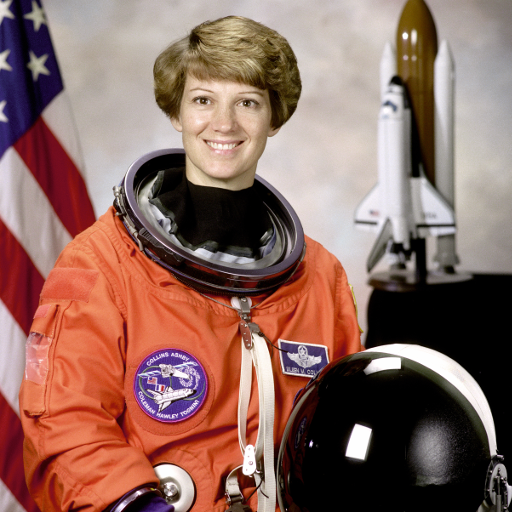
#> input picture skimage.data.astronaut(), 512 x 512 px
$ jupyter execute --allow-errors IP_colore.ipynb   (shell and % lines are left out)
#> lines starting #> are read from the running program, lines starting #| are printed output that depends on the picture; after the words box and inside, x2 and y2 are one past the last pixel; in counts of white or black regions, pixels touching at a corner belong together
#  Immagini a colori

[cell 1]
import numpy as np
import matplotlib.pyplot as plt

[cell 2]
from skimage import data, io

[cell 3]
img1 = data.astronaut() # scikit-image comes already with some images (try to use the <TAB> key on data.)
#> img1 is the input picture: shape (512, 512, 3); mean R, G, B 141.6, 105.8, 96.5
img2 = io.imread('images/parrot_small.jpg') # or you can load a custom one (see the folder 'images')
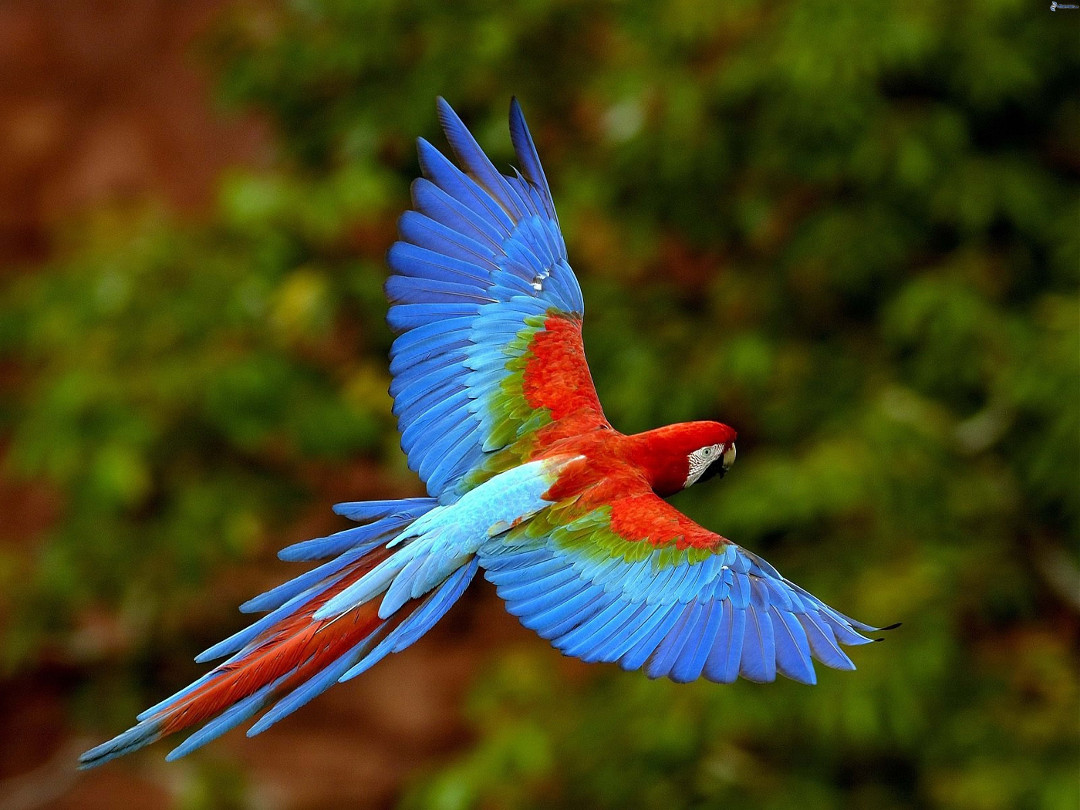
#> input picture notebooks/colore/colore/images/parrot_small.jpg, 1080 x 810 px
#> img2 is the input picture: shape (810, 1080, 3); mean R, G, B 68.9, 67.4, 32.6

plt.subplot(1,2,1)
plt.imshow(img1)

plt.subplot(1,2,2)
plt.imshow(img2);

### La struttura dati

[cell 4]
print("image data type is: {}".format(type(img1)))
#| image data type is: <class 'numpy.ndarray'>
print("image shape is: {}".format(img1.shape))
#| image shape is: (512, 512, 3)

Un'immagine `RGB` è memorizzata in un array tridimensionale(shape = **rows** $\mathbf{\times}$ **columns** $\mathbf{\times}$ **channels**). Possiamo analizzarlo a livelli o layer: le intensità di ogni canale sono memorizzate in una matrice


[cell 5]
R = img1[:,:,0]
G = img1[:,:,1]
B = img1[:,:,2]
print("R shape is: {}".format(R.shape))
#| R shape is: (512, 512)
print("G shape is: {}".format(G.shape))
#| G shape is: (512, 512)
print("B shape is: {}".format(B.shape))
#| B shape is: (512, 512)

Nota: ogni singolo canale è un'immagine che codifica <i>intensità<i>: diamo un'occhiata ai primi elementi dell'immagine <span style="color:red">rossa</span>

[cell 6]
print(R[:3,:5])
#| [[154 109  63  54  76]
#|  [177 144 113 106 128]
#|  [201 182 168 159 167]]

Qual è il range di valori di ogni singolo canale dell'immagine?

#> (a cell that did not finish here is left out)

Visualizziamo i tre canali: si tratta di tre immagini ad intensità, che misurano la quantità di rosso, di verde e di blu rispettivamente.

NB: Non fatevi ingannare dai falsi colori!!

[cell 8]
plt.figure(figsize=(15,5))

plt.subplot(1,3,1)
plt.imshow((R), cmap='Reds'); #cmap='Reds' <-- falsi colori
plt.colorbar(orientation='vertical')
plt.title('R')

plt.subplot(1,3,2)
plt.imshow((G), cmap='Greens');
plt.title('G')
plt.colorbar(orientation='vertical')

plt.subplot(1,3,3)
plt.imshow((B), cmap='Blues');
plt.title('B')
plt.colorbar(orientation='vertical')

plt.tight_layout() # a handy command that increases spacing between subplots

### <span style="color:red">R</span><span style="color:green">G</span><span style="color:blue">B</span> to grayscale conversion

Come possiamo trasformare un'immagine a colori in un'immagine a livelli di grigio? Esiste una formula che pesa le componenti in modo adeguato

$Y = 0.2125 \cdot R + 0.7154 \cdot G + 0.0721 \cdot B$

*I coefficienti rappresentano le intensità percepite dalla rappresentazione tricromatica umana: la sensibilità maggiore è sul verde, la minore sul blu* [cit. <a href="https://en.wikipedia.org/wiki/Grayscale">Wikipedia</a>]

La funzione qui di seguito implementa la conversione

[cell 9]
def my_rgb2gray(img):
    return 0.2125 * (img[:,:,0]) + 0.7154 * (img[:,:,1]) + 0.0721 * (img[:,:,2])

[cell 10]
##Code here
plt.imshow(my_rgb2gray(img1), cmap='gray'); # nota la mappa di colori scelta qui

Nella libreria `skimage` esiste una funzione già pronta **<a href="http://scikit-image.org/docs/dev/api/skimage.color.html#skimage.color.rgb2gray">color.rgb2gray</a>**.

## Segmentazione di colore

Il modo più semplice per effettuare segmentazione di colore è tramite sogliatura. Partiamo separando i 3 canali

[cell 11]
R = img2[:,:,0]
#> R: shape (810, 1080)
G = img2[:,:,1]
#> G: shape (810, 1080)
B = img2[:,:,2]
#> B: shape (810, 1080)

plt.figure(figsize=(15,5))

plt.subplot(1,3,1)
plt.imshow((R), cmap='Reds'); #cmap='Reds' <-- falsi colori
plt.colorbar(orientation='vertical')
plt.title('R')

plt.subplot(1,3,2)
plt.imshow((G), cmap='Greens');
plt.title('G')
plt.colorbar(orientation='vertical')

plt.subplot(1,3,3)
plt.imshow((B), cmap='Blues');
plt.title('B')
plt.colorbar(orientation='vertical')

plt.tight_layout() # a handy command that increases spacing between subplots

Notate l'uso dell'operatore relazionale

[cell 12]
mask = (B > 100)
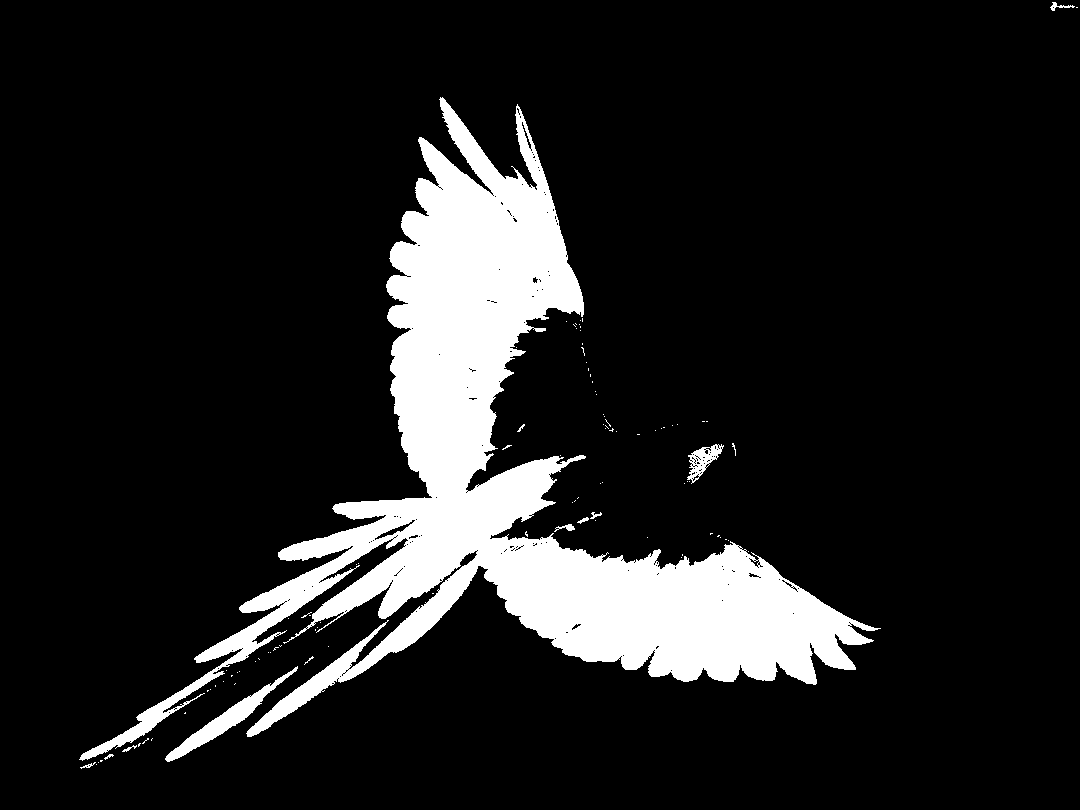
#> mask: shape (810, 1080) bool; 12.7% white; 101 white regions (90 under 20 px), largest, box (x1, y1, x2, y2) and area: (79, 97, 881, 761) 108148, (165, 666, 298, 762) 1832, (687, 444, 724, 484) 580
plt.imshow(mask, cmap='gray');

[cell 13]
mask3=np.copy(img2)
mask3[:,:,0]=mask
mask3[:,:,1]=mask
plt.imshow(mask3, cmap='gray');

## Spazio HSV

[cell 14]
from skimage.color import rgb2hsv
hsv_img = rgb2hsv(img2)
#> hsv_img: shape (810, 1080, 3) float64; mean of channels 0, 1, 2 0.214, 0.869, 0.355
H = hsv_img[:, :, 0]
S = hsv_img[:, :, 1]
V = hsv_img[:, :, 2]
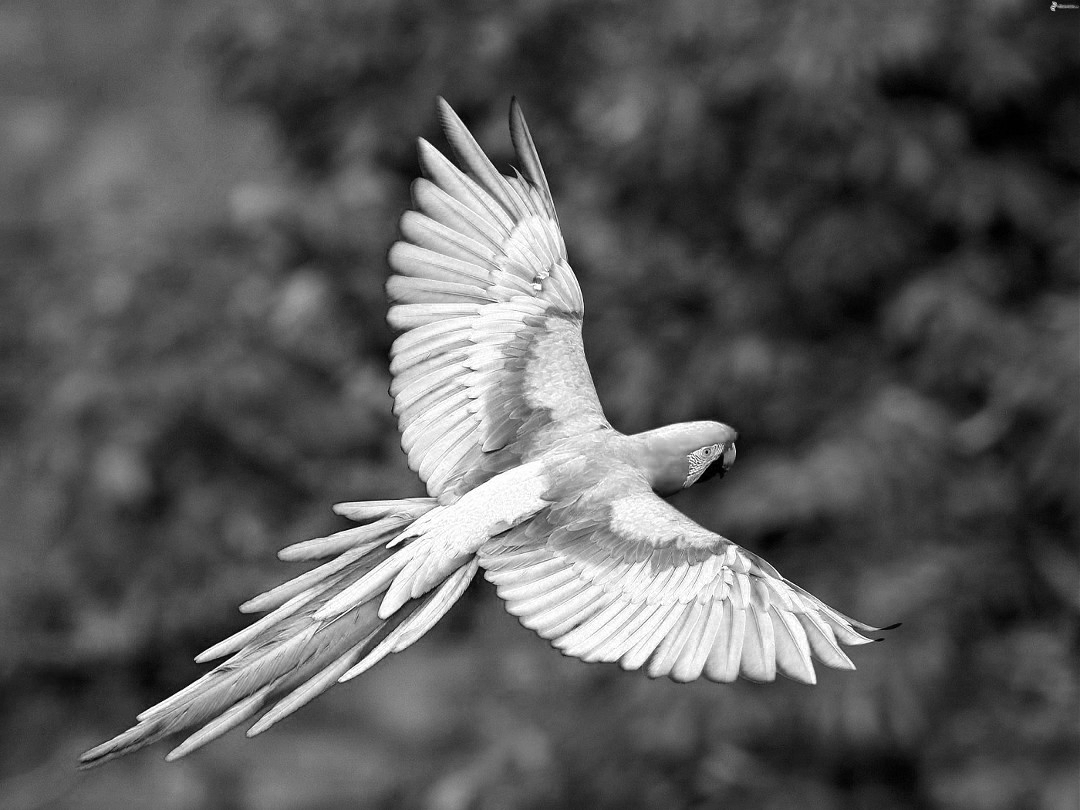
#> V: shape (810, 1080) float64; min 0, max 1, mean 0.355

plt.figure(figsize=(15,5))

plt.subplot(1,4,1)
plt.imshow(img2);
#plt.colorbar(orientation='vertical')
plt.title('Image')

plt.subplot(1,4,2)
plt.imshow((H), cmap='hsv');
plt.colorbar(orientation='vertical')
plt.title('Hue')

plt.subplot(1,4,3)
plt.imshow(S,cmap='gray');
plt.title('Saturation')
plt.colorbar(orientation='vertical')

plt.subplot(1,4,4)
plt.imshow(V, cmap='gray');
plt.title('Value')
plt.colorbar(orientation='vertical')

#> (the rest of this cell did not finish here and is left out)

[cell 15]
mask_brown1 = (H<0.12)
#> mask_brown1: shape (810, 1080) bool; 23.4% white; 260 white regions (211 under 20 px), largest, box (x1, y1, x2, y2) and area: (0, 544, 619, 810) 67536, (0, 0, 283, 286) 56869, (520, 311, 761, 552) 23423
mask_brown2 = (H>0.05)
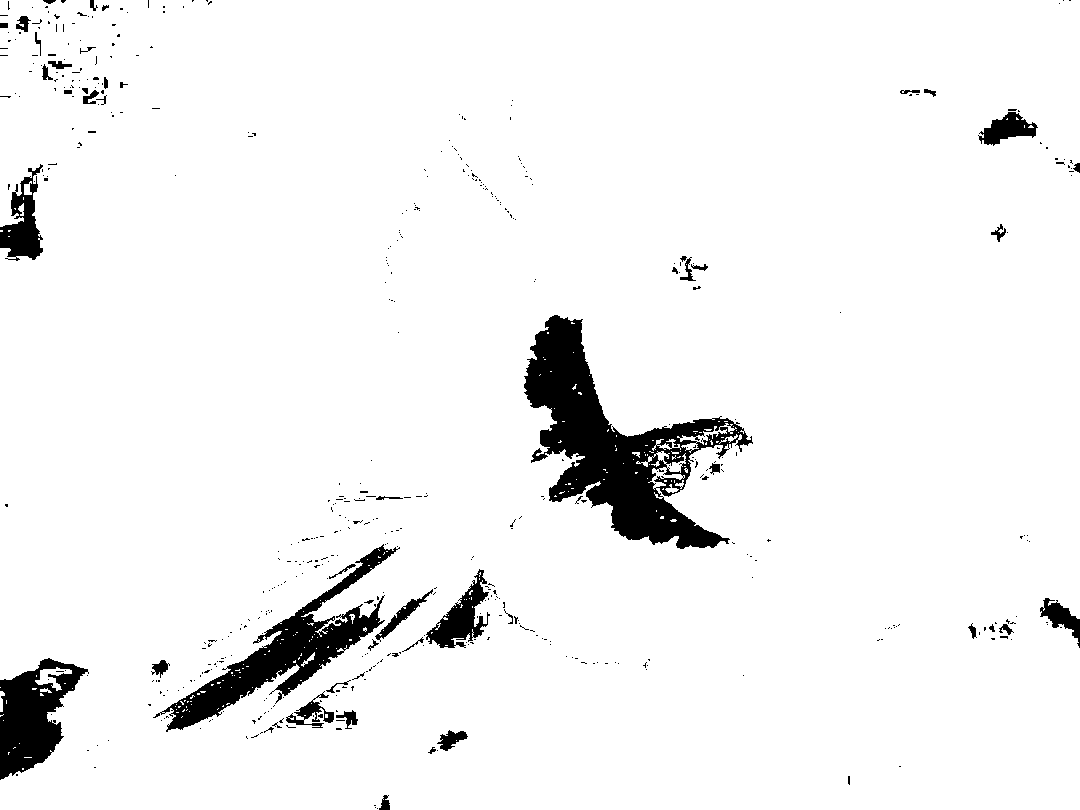
#> mask_brown2: shape (810, 1080) bool; 94.8% white; 519 black regions (469 under 20 px), largest, box (x1, y1, x2, y2) and area: (524, 315, 753, 549) 18898, (153, 544, 400, 732) 9253, (0, 658, 89, 780) 5692
mask_brown = mask_brown1&mask_brown2
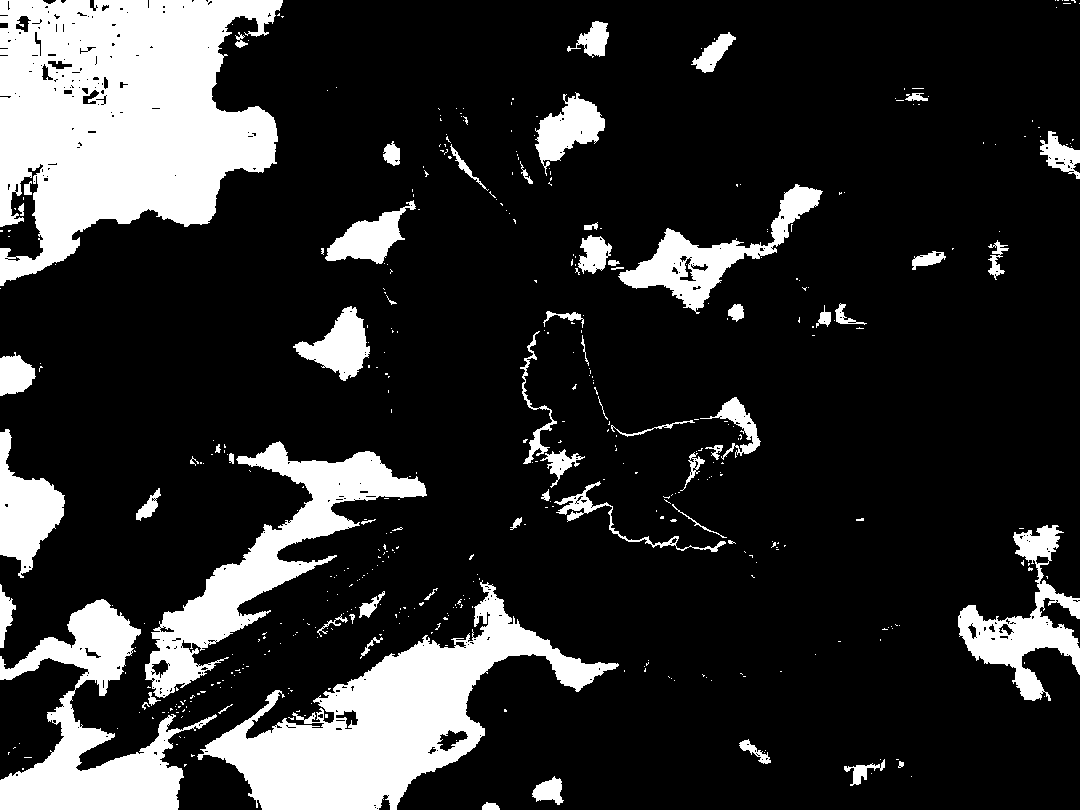
#> mask_brown: shape (810, 1080) bool; 18.2% white; 451 white regions (388 under 20 px), largest, box (x1, y1, x2, y2) and area: (0, 0, 283, 286) 53456, (197, 580, 619, 810) 31535, (0, 599, 217, 810) 16573

plt.imshow(mask_brown, cmap='gray');
